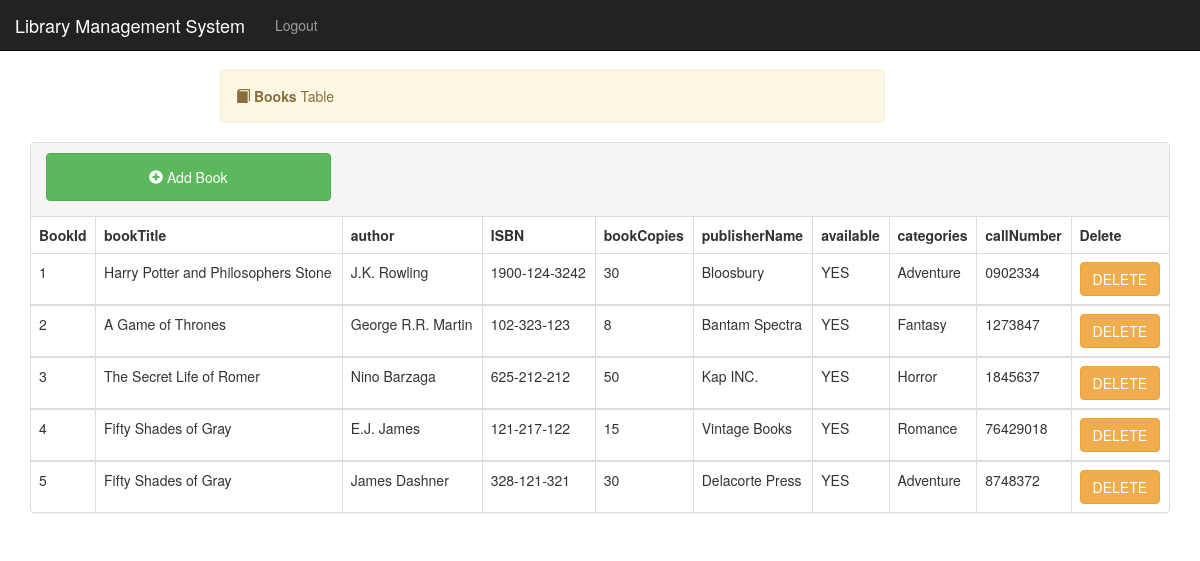
Page /bookstable.php on the earlier database version.
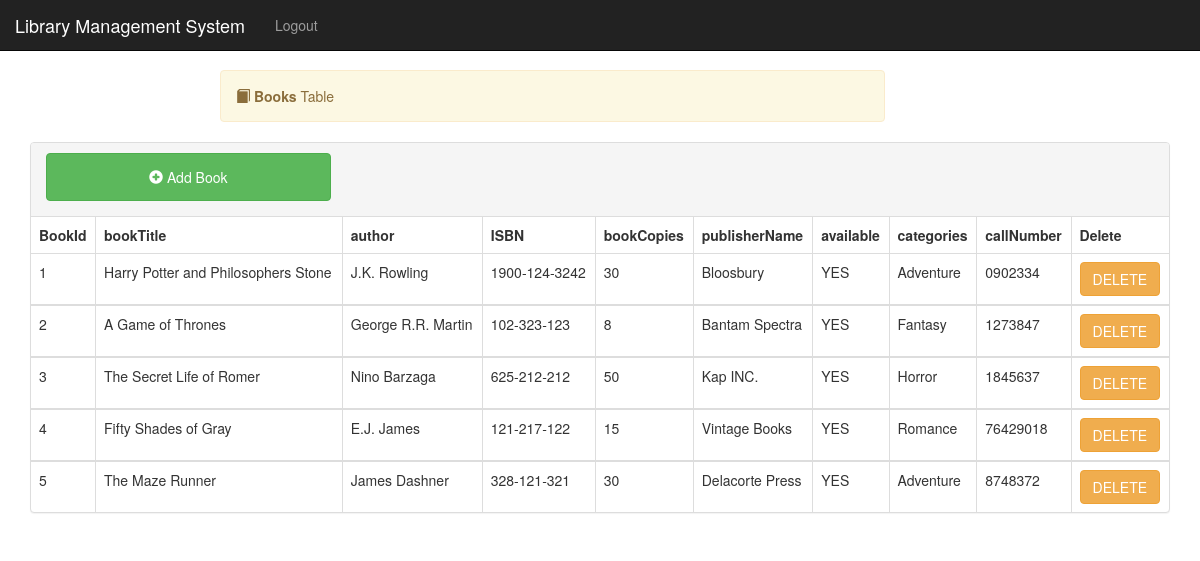
Same page on the later database version.
### tables this page shows
CREATE TABLE `books` (
  `bookId` int(11) NOT NULL,
  `bookTitle` varchar(150) NOT NULL,
  `author` varchar(60) NOT NULL,
  `ISBN` varchar(30) NOT NULL,
  `bookCopies` varchar(10) NOT NULL,
  `publisherName` varchar(60) NOT NULL,
  `available` varchar(10) NOT NULL,
  `categories` varchar(30) NOT NULL,
  `callNumber` varchar(30) NOT NULL
);

### bookstable.php (the view, shortened to what this page needs)
<?php
require 'includes/db-inc.php';
include "includes/header.php";
?>
<div class="container">
    <?php include "includes/nav.php"; ?>
	<div class="alert alert-warning col-lg-7 col-md-12 col-sm-12 col-xs-12 col-lg-offset-2 col-md-offset-0 col-sm-offset-1 col-xs-offset-0" style="margin-top:70px">
		<span class="glyphicon glyphicon-book"></span>
	    <strong>Books</strong> Table
	</div>
	</div>
	<div class="container">
		<div class="panel panel-default">
		  <div class="panel-heading">
		  	<div class="row">
		  	  <a href="addbook.php"><button class="btn btn-success col-lg-3 col-md-4 col-sm-11 col-xs-11 button" style="margin-left: 15px;margin-bottom: 5px"><span class="glyphicon glyphicon-plus-sign"></span> Add Book</button></a>
			  <div class="col-lg-6 col-md-6 col-sm-12 col-xs-12 pull-right">
			  </div>
			</div>
		  </div>
		  <table class="table table-bordered">
	 <thead>
	 <tr>
		 <th>BookId</th>
			  <th>bookTitle</th>
			  <th>author</th>
			  <th>ISBN</th>
			  <th>bookCopies</th>
			  <th>publisherName</th>
			  <th>available</th>
			  <th>categories</th>
			  <th>callNumber</th>
			   <th>Delete</th>
	 </tr>
</thead>
  <?php
if(isset($_POST['search'])){
	$text = sanitize(trim($_POST['text']));
	 $sql = "SELECT * FROM books where BookId = $text ";
	 $query = mysqli_query($conn, $sql);
	 while($row=mysqli_fetch_array($query)){ ?>
		<tbody>
		<td><?php echo $row['bookId']; ?></td>
		<td><?php echo $row['bookTitle']; ?></td>
		<td><?php echo $row['author']; ?></td>
		<td><?php echo $row['ISBN']; ?></td>
		<td><?php echo $row['bookCopies']; ?></td>
		<td><?php echo $row['publisherName']; ?></td>
		<td><?php echo $row['available']; ?></td>
		<td><?php echo $row['categories']; ?></td>
		<td><?php echo $row['callNumber']; ?></td>
		<form method='post' action='bookstable.php'>
		<input type='hidden' value="<?php echo $row['bookId']; ?>" name='id'>
		<td><button name='del' type='submit' value='Delete' class='btn btn-warning' onclick='return Delete()'>DELETE</button></td>
		</form>
		</tbody>
	<?php  }
 }
 else{
	$sql2 = "SELECT * from books";
	$query2 = mysqli_query($conn, $sql2);
	$counter = 1;
	while ($row = mysqli_fetch_array($query2)) { ?>
	<tbody>
		<td><?php echo $counter++; ?></td>
		<td><?php echo $row['bookTitle']; ?></td>
		<td><?php echo $row['author']; ?></td>
		<td><?php echo $row['ISBN']; ?></td>
		<td><?php echo $row['bookCopies']; ?></td>
		<td><?php echo $row['publisherName']; ?></td>
		<td><?php echo $row['available']; ?></td>
		<td><?php echo $row['categories']; ?></td>
		<td><?php echo $row['callNumber']; ?></td>
		<form method='post' action='bookstable.php'>
		<td><button name='del' type='submit' value='Delete' class='btn btn-warning' onclick='return Delete()'>DELETE</button></td>
		</form>
		</tbody>
<?php 	}
 }
 ?>
		   </table>
	  </div>
	</div>
</body>
</html>

Differences in the rows shown:
changed books "James Dashner": bookTitle "Fifty Shades of Gray" → "The Maze Runner"
